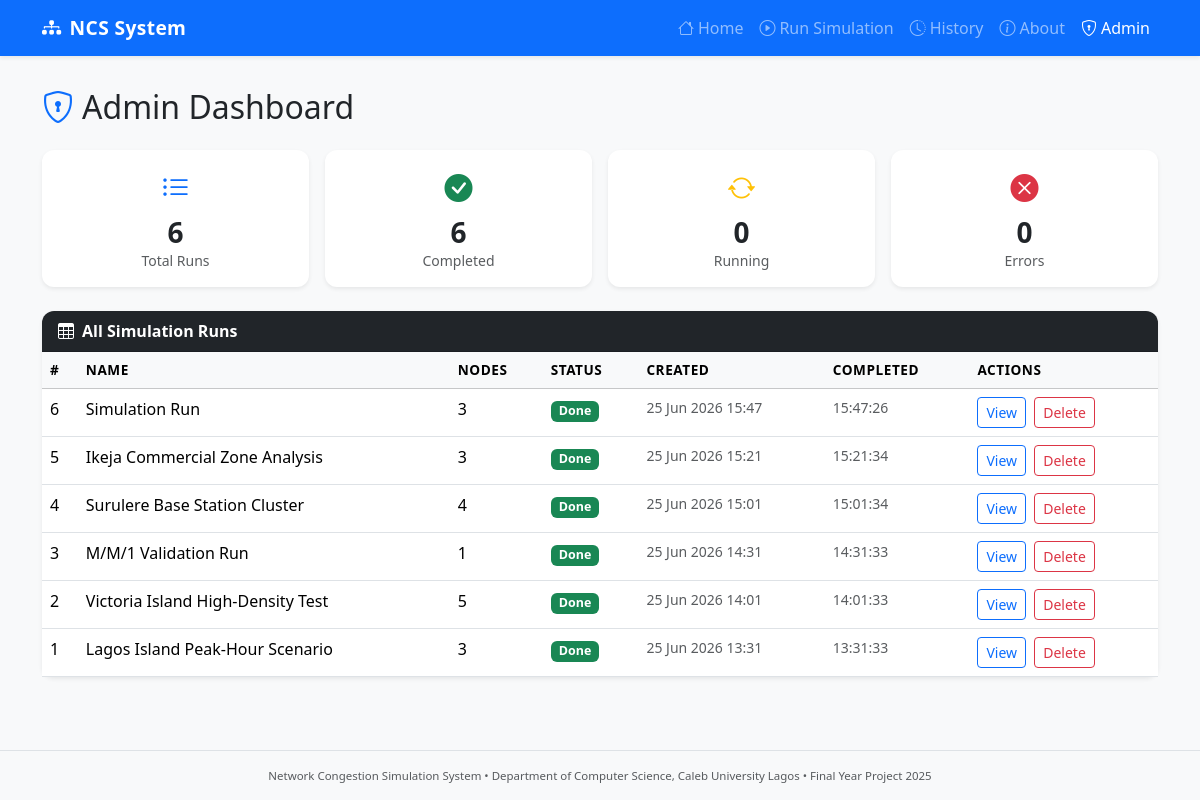
The page /admin on the database its author committed.
### app.py (models this page shows, shortened)
class SimulationRun(db.Model):
    id          = db.Column(db.Integer, primary_key=True)
    run_name    = db.Column(db.String(120), nullable=False)
    num_nodes   = db.Column(db.Integer, nullable=False)
    service_rate= db.Column(db.Float, nullable=False)
    buffer_size = db.Column(db.Integer, nullable=False)
    duration    = db.Column(db.Integer, nullable=False)
    num_reps    = db.Column(db.Integer, nullable=False)
    seed        = db.Column(db.Integer, nullable=False)
    load_levels = db.Column(db.String(100), nullable=False)   # JSON list
    results_json= db.Column(db.Text, nullable=True)           # JSON summary
    status      = db.Column(db.String(20), default="pending") # pending/running/done/error
    created_at  = db.Column(db.DateTime, default=datetime.utcnow)
    completed_at= db.Column(db.DateTime, nullable=True)

### app.py (the view)
@app.route("/admin")
def admin():
    total   = SimulationRun.query.count()
    done    = SimulationRun.query.filter_by(status="done").count()
    running = SimulationRun.query.filter_by(status="running").count()
    error   = SimulationRun.query.filter_by(status="error").count()
    recent  = SimulationRun.query.order_by(SimulationRun.created_at.desc()).limit(10).all()
    return render_template(
        "admin.html",
        total=total, done=done, running=running, error=error,
        recent=recent,
    )

### templates/admin.html (shortened to what this page needs)
{% extends "base.html" %}
{% block content %}
<h2 class="mb-4"><i class="bi bi-shield-lock me-2 text-primary"></i>Admin Dashboard</h2>
<div class="row g-3 mb-4">
  <div class="col-6 col-md-3">
    <div class="card border-0 shadow-sm text-center h-100">
      <div class="card-body">
        <i class="bi bi-list-ul text-primary fs-3"></i>
        <h3 class="mt-2 mb-0 fw-bold">{{ total }}</h3>
        <div class="text-muted small">Total Runs</div>
      </div>
    </div>
  </div>
  <div class="col-6 col-md-3">
    <div class="card border-0 shadow-sm text-center h-100">
      <div class="card-body">
        <i class="bi bi-check-circle-fill text-success fs-3"></i>
        <h3 class="mt-2 mb-0 fw-bold">{{ done }}</h3>
        <div class="text-muted small">Completed</div>
      </div>
    </div>
  </div>
  <div class="col-6 col-md-3">
    <div class="card border-0 shadow-sm text-center h-100">
      <div class="card-body">
        <i class="bi bi-arrow-repeat text-warning fs-3"></i>
        <h3 class="mt-2 mb-0 fw-bold">{{ running }}</h3>
        <div class="text-muted small">Running</div>
      </div>
    </div>
  </div>
  <div class="col-6 col-md-3">
    <div class="card border-0 shadow-sm text-center h-100">
      <div class="card-body">
        <i class="bi bi-x-circle-fill text-danger fs-3"></i>
        <h3 class="mt-2 mb-0 fw-bold">{{ error }}</h3>
        <div class="text-muted small">Errors</div>
      </div>
    </div>
  </div>
</div>
<div class="card border-0 shadow-sm">
  <div class="card-header bg-dark text-white fw-semibold">
    <i class="bi bi-table me-2"></i>All Simulation Runs
  </div>
  {% if recent %}
  <div class="table-responsive">
    <table class="table table-hover mb-0">
      <thead class="table-light">
        <tr>
          <th>#</th><th>Name</th><th>Nodes</th><th>Status</th>
          <th>Created</th><th>Completed</th><th>Actions</th>
        </tr>
      </thead>
      <tbody>
        {% for run in recent %}
        <tr>
          <td>{{ run.id }}</td>
          <td>{{ run.run_name }}</td>
          <td>{{ run.num_nodes }}</td>
          <td>
            {% if run.status == 'done' %}
              <span class="badge bg-success">Done</span>
            {% elif run.status == 'running' %}
              <span class="badge bg-warning text-dark">Running</span>
            {% elif run.status == 'error' %}
              <span class="badge bg-danger">Error</span>
            {% else %}
              <span class="badge bg-secondary">Pending</span>
            {% endif %}
          </td>
          <td class="small text-muted">{{ run.created_at.strftime('%d %b %Y %H:%M') }}</td>
          <td class="small text-muted">
            {{ run.completed_at.strftime('%H:%M:%S') if run.completed_at else '—' }}
          </td>
          <td>
            <a href="{{ url_for('results', run_id=run.id) }}"
               class="btn btn-sm btn-outline-primary me-1">View</a>
            <form method="POST" action="{{ url_for('delete_run', run_id=run.id) }}"
                  class="d-inline"
                  onsubmit="return confirm('Delete run #{{ run.id }}?')">
              <button type="submit" class="btn btn-sm btn-outline-danger">Delete</button>
            </form>
          </td>
        </tr>
        {% endfor %}
      </tbody>
    </table>
  </div>
  {% else %}
  <div class="card-body text-muted text-center py-4">No runs found.</div>
  {% endif %}
</div>
{% endblock %}

### static/css/style.css (style rules this page uses)
body { background-color: #f8f9fa; min-height: 100vh; display: flex; flex-direction: column; }
.card { border-radius: 0.75rem; }
.card-header { border-radius: 0.75rem 0.75rem 0 0 !important; }
.table th { font-weight: 600; font-size: 0.85rem; text-transform: uppercase; letter-spacing: 0.04em; }
.badge { font-size: 0.78rem; padding: 0.35em 0.65em; }

### rows shown on the page
SimulationRun: id "6", run_name "Simulation Run", num_nodes "3", status "Done", created_at "25 Jun 2026 15:47", completed_at "15:47:26"
SimulationRun: id "5", run_name "Ikeja Commercial Zone Analysis", num_nodes "3", status "Done", created_at "25 Jun 2026 15:21", completed_at "15:21:34"
SimulationRun: id "4", run_name "Surulere Base Station Cluster", num_nodes "4", status "Done", created_at "25 Jun 2026 15:01", completed_at "15:01:34"
SimulationRun: id "3", run_name "M/M/1 Validation Run", num_nodes "1", status "Done", created_at "25 Jun 2026 14:31", completed_at "14:31:33"
SimulationRun: id "2", run_name "Victoria Island High-Density Test", num_nodes "5", status "Done", created_at "25 Jun 2026 14:01", completed_at "14:01:33"
SimulationRun: id "1", run_name "Lagos Island Peak-Hour Scenario", num_nodes "3", status "Done", created_at "25 Jun 2026 13:31", completed_at "13:31:33"

### other values the page prints
{{ total }} "6"
{{ done }} "6"
{{ running }} "0"
{{ error }} "0"
